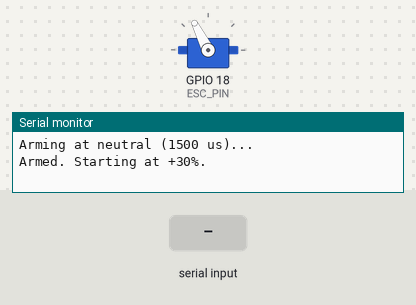
A sketch run on a simulated ESP32. On the bench: servo, the last lines printed to the serial monitor. The test bench sets the inputs (shaded band).

Above: at 5.4 s.
5.5 s: "90\n" received over Serial
At 7.3 s:
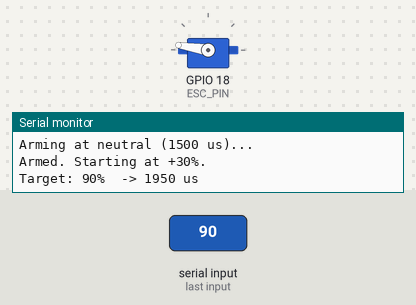
7.6 s: "0\n" received over Serial
At 8.8 s:
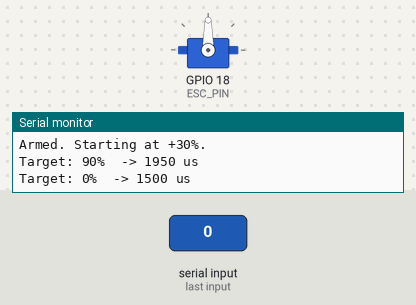
10.0 s: "200\n" received over Serial
At 10.75 s:
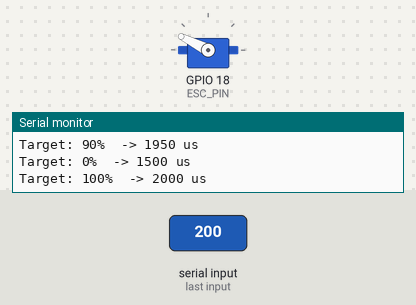
Timing chart, 0 to 13.0 s (numbered marks = the images above; inputs shaded):
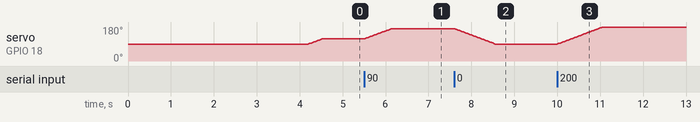

The sketch:

BLDCcontroller.ino
```cpp
// ESP32 → car ESC (neutral = 1500 us)
// Wiring:
//   ESC GND  -> ESP32 GND
//   ESC +5V  -> ESP32 5V/Vin  (NOT 3V3)
//   ESC SIG  -> ESP32 GPIO18  (or 19/23/etc.)
// Serial Monitor: 115200 baud, line ending = Newline

#include <Arduino.h>
#include <ESP32Servo.h>

const int ESC_PIN = 18;
const int MIN_US = 1000;
const int NEUTRAL_US = 1500;
const int MAX_US = 2000;
const int ARM_MS = 4000;      // many car ESCs want ~3–5 s at neutral

Servo esc;
int currentUs = NEUTRAL_US;
int targetUs  = NEUTRAL_US;

// Map -100..100% around NEUTRAL
int pctToUs(int pct) {
  if (pct < -100) pct = -100;
  if (pct >  100) pct =  100;
  if (pct == 0) return NEUTRAL_US;
  if (pct > 0)  return NEUTRAL_US + (int)((MAX_US - NEUTRAL_US) * (pct / 100.0f));
  // pct < 0
  return NEUTRAL_US + (int)((MIN_US - NEUTRAL_US) * (pct / 100.0f));
}

void setup() {
  Serial.begin(115200);
  delay(200);

  esc.attach(ESC_PIN, MIN_US, MAX_US);

  // Arm at neutral
  esc.writeMicroseconds(NEUTRAL_US);
  Serial.println("\nArming at neutral (1500 us)...");
  delay(ARM_MS);

  // Start at +30%
  targetUs  = pctToUs(30);
  currentUs = NEUTRAL_US;
  Serial.println("Armed. Starting at +30%.");
}

void loop() {
  // Console: -100..100 (optionally with %)
  if (Serial.available()) {
    String s = Serial.readStringUntil('\n');
    s.trim();
    if (s.endsWith("%")) s.remove(s.length()-1);

    if (s.length()) {
      bool ok = true;
      for (size_t i = 0; i < s.length(); ++i) {
        char c = s[i];
        if (!isDigit(c) && c != '-' && c != '.') { ok = false; break; }
      }
      if (ok) {
        float v = s.toFloat();
        if (v < -100) v = -100;
        if (v >  100) v =  100;
        targetUs = pctToUs((int)roundf(v));
        Serial.printf("Target: %.0f%%  -> %d us\n", v, targetUs);
      } else {
        Serial.println("Enter -100..100 (e.g., -30, 0, 25, 80).");
      }
    }
  }

  // Gentle 1 us ramp to avoid jerks
  if (currentUs < targetUs) currentUs++;
  else if (currentUs > targetUs) currentUs--;
  esc.writeMicroseconds(currentUs);
  delay(2);
}
```

Measured:
- after the input at 5.5 s, servo on GPIO 18 (ESC_PIN): moves from 117° to 171° over 0.63 s, starting at once
- after the input at 7.6 s, servo on GPIO 18 (ESC_PIN): moves from 171° to 90° over 0.94 s, starting at once
- after the input at 10.0 s, servo on GPIO 18 (ESC_PIN): moves from 90° to 180° over 1.0 s, starting at once
